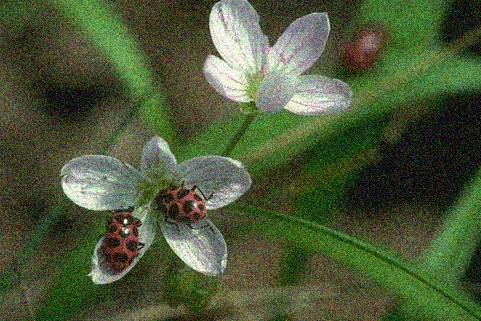
#> input picture images/flower.jpg, 481 x 321 px, found by its file name
$ jupyter execute --allow-errors 'CV Assignment 2.ipynb'
#> lines starting #> are read from the running program, lines starting #| are printed output that depends on the picture
[cell 1]
# Import all required packages

from scipy.ndimage.filters import convolve
from numpy import interp
import cv2
import numpy as np
import matplotlib.pyplot as plot
import math

[cell 2]
# Read original image

original_img = cv2.imread("flower.jpg", 0)
#> original_img: shape (321, 481); min 0, max 255, mean 81.7
plot.title("Original image")
plot.imshow(original_img)
plot.show()

## Question 1

[cell 3]
# nxn mean filtering

def mean_filtering(img, filter_size):

#> called with filter_size = 3
    for row in range(len(img)-filter_size-1):
        for column in range(len(img[0])-filter_size-1):

            # Take an nxn submatrix inside the image
            matrx = img[row:row+filter_size, column:column+filter_size]

            intensity_values = []
            lis = matrx.tolist()

            for element in lis:
                intensity_values += element

            # Calculate the mean of pixel values
            mean = sum(intensity_values)/len(intensity_values)

            img[row+int((filter_size-1)/2), column+int((filter_size-1)/2)] = mean
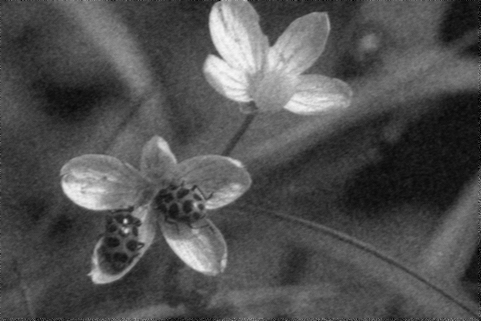
#> img: shape (321, 481); min 0, max 248, mean 80.9
    return img

[cell 4]
# 3x3 filtering

img = mean_filtering(original_img, 3)
plot.title("After 3x3 mean filtering")
plot.imshow(img)
plot.show()

[cell 5]
# 5x5 filtering

img_2 = cv2.imread("flower.jpg", 0)

res_5 = mean_filtering(img_2, 5)

plot.title("After 5x5 Mean Filtering")
plot.imshow(res_5)
plot.show()

## Question 2

[cell 6]
# Initialize sobel operators for edge detection

sobel_x = np.array([[-1,0,1], [-2,0,2], [-1,0,1]])
sobel_y = np.array([[-1,-2,-1], [0,0,0], [1,2,1]])

[cell 7]
# Initialize dx and dy
dx = np.zeros((len(img), len(img[0])))
#> dx: shape (321, 481) float64; every value is 0
dy = np.zeros((len(img), len(img[0])))
theta = np.zeros((len(img), len(img[0])))

for x in range(len(img)-2):
    for y in range(len(img[0])-2):

        # Calculate dx and dy by multiplying with sobel operators along x and y axis
        gx = np.sum(np.multiply(img[x:x+3, y:y+3], sobel_x))

        dx[x,y] = gx

        gy = np.sum(np.multiply(img[x:x+3, y:y+3], sobel_y))
        dy[x,y] = gy

        # If gx is 0, tan value would be infinity, for which angle is 90 degrees
        if(gx == 0):
            angle = 90.0
        else:
            angle = math.degrees(math.atan(gy/gx))

        # Rescaling the range of values to intensity values from 0 to 255
        theta[x, y] = int(interp(angle,[-90, 90], [0, 255]))

        # Calculate magnitude of gradient
        img[x, y] = round(math.pow((math.pow(gx, 2) + math.pow(gy, 2)), 0.5))
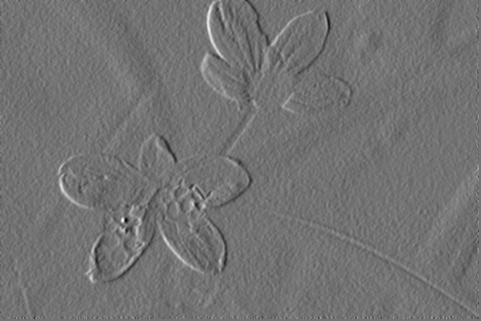
#> dx: shape (321, 481) float64; min -405, max 491, mean -0.3; drawn with min black and max white
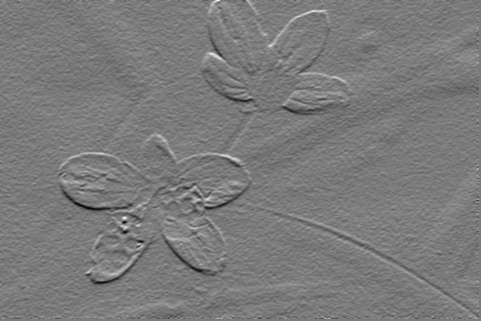
#> dy: shape (321, 481) float64; min -415, max 444, mean 0; drawn with min black and max white
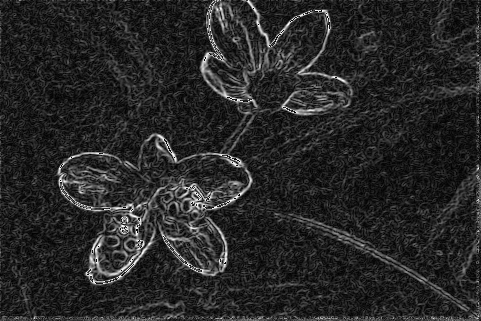
#> img: shape (321, 481); min 0, max 255, mean 39.3
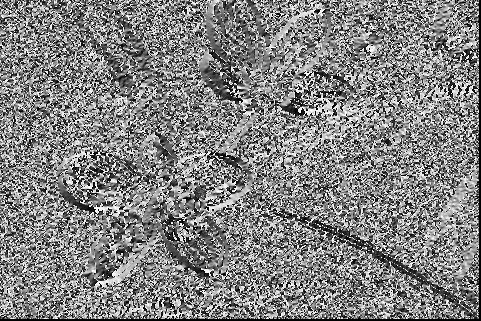
#> theta: shape (321, 481) float64; min 0, max 255, mean 130

# Display gradient image
plot.title("Edge Map")
plot.imshow(img)
plot.show()

[cell 8]
# Display horizontal gradient
plot.title("dx")
plot.imshow(dx)
plot.show()

[cell 9]
# Display vertical gradient
plot.title("dy")
plot.imshow(dy)
plot.show()

[cell 10]
# Display theta matrix
plot.title("Orientation Map")
plot.imshow(theta, cmap="gray")
plot.show()

## Question 3

[cell 11]
# Read the objects and template images
objects = cv2.imread("cars.png", 0)
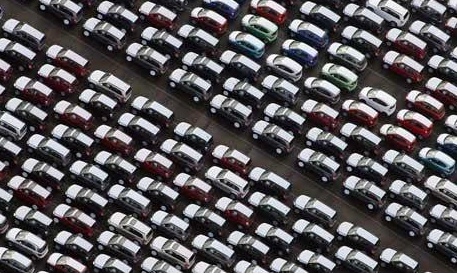
#> input picture images/cars.png, 458 x 275 px, found by its file name
#> objects: shape (275, 458); min 0, max 255, mean 89.9
template = cv2.imread("car.png", 0)
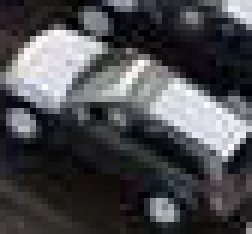
#> input picture images/car.png, 42 x 39 px, found by its file name (shown 6 times larger)
#> template: shape (39, 42); min 0, max 254, mean 74.4

plot.title("Large image")
plot.imshow(objects)
plot.show()

plot.title("template to be detected")
plot.imshow(template)
plot.show()

# Initialize correlation image
correlation = np.zeros((len(objects) - len(template), len(objects[0]) - len(template[0])))
#> correlation: shape (236, 416) float64; every value is 0

# Subtract mean of templateet image from all pixels
mean_template = np.mean(template)
#> mean_template = 74.43
sub_template = np.subtract(template, mean_template)

for row in range(len(objects)-len(template)):
    for column in range(len(objects[0])-len(template[0])):

        # submatrix of the image
        win = objects[row:row+len(template), column:column+len(template[0])]

        mean_win = np.mean(win)
        sub_win = np.subtract(win, mean_win)

        mean_template = np.mean(template)
        sub_template = np.subtract(template, mean_template)

        # Multiply the the 2 matrices
        mul = np.multiply(sub_win, sub_template)

        # Sum the products
        correlation[row, column] = np.sum(mul)

        # Normalize the correlation value
        correlation[row, column] = np.divide(correlation[row, column], (math.pow(np.sum(np.square(sub_win)), 0.5)*math.pow(np.sum(np.square(sub_template)), 0.5)))
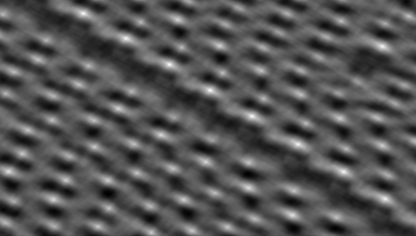
#> correlation: shape (236, 416) float64; min -0.496, max 1, mean -0.00367; drawn with min black and max white
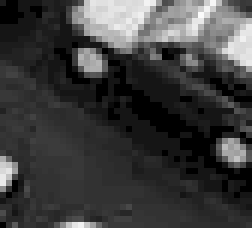
#> sub_win: shape (39, 42) float64 (shown 6 times larger); min -66.12, max 188.9, mean 0; drawn with min black and max white

[cell 12]
intensities_corr = np.multiply(correlation, 255)

[cell 13]
# Typecast to int for display purposes
intensities_corr = intensities_corr.astype(int)

[cell 14]
plot.title("Correlation image")
plot.imshow(intensities_corr)
plot.show()

[cell 15]
# Locate the co-odrinates where the correlation is greater than threshold

lo = np.where(intensities_corr>=0.8*255)
#> lo = 75 positions, rows 12 to 215, columns 8 to 386
objects = cv2.imread("cars.png", 0)

# Draw a rectangle of the object size to determine the detected peak position
for values in range(len(lo[0])):
    cv2.rectangle(objects, (lo[1][values],lo[0][values]), (lo[1][values]+len(template[0]), lo[0][values]+len(template)),
                  (0,255,255), 2)
#> this loop made 75 passes
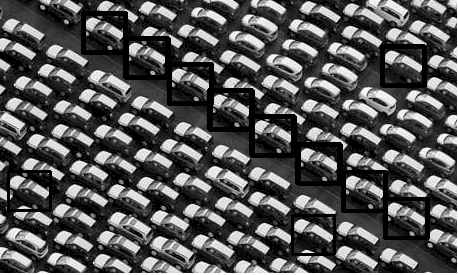
#> objects: shape (275, 458); min 0, max 255, mean 86.3


plot.title("Detected locations")
plot.imshow(objects)

plot.show()
